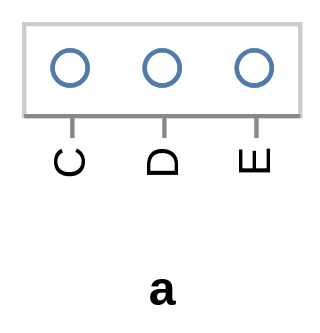

Describe this chart as a Vega-Lite specification.
### Vega specification from a JSON file in a GitHub repository (floating-point values rounded to 4 significant figures)
{"$schema": "https://vega.github.io/schema/vega/v3.0.json", "autosize": "pad", "padding": 5, "encode": {"update": {"stroke": {"value": "#ccc"}, "fill": {"value": "transparent"}}}, "data": [{"name": "source_0", "values": [{"a": "C", "b": 2}, {"a": "C", "b": 7}, {"a": "C", "b": 4}, {"a": "D", "b": 1}, {"a": "D", "b": 2}, {"a": "D", "b": 6}, {"a": "E", "b": 8}, {"a": "E", "b": 4}, {"a": "E", "b": 7}]}], "signals": [{"name": "x_step", "value": 21}, {"name": "width", "update": "bandspace(domain('x').length, 1, 0.5) * x_step"}, {"name": "height", "update": "21"}], "marks": [{"name": "marks", "type": "symbol", "role": "point", "from": {"data": "source_0"}, "encode": {"update": {"x": {"scale": "x", "field": "a"}, "y": {"value": 10.5}, "stroke": {"value": "#4c78a8"}, "fill": {"value": "transparent"}, "opacity": {"value": 0.7}}}}], "scales": [{"name": "x", "type": "point", "domain": {"data": "source_0", "field": "a", "sort": true}, "range": {"step": {"signal": "x_step"}}, "round": true, "padding": 0.5}], "axes": [{"scale": "x", "orient": "bottom", "title": "a", "zindex": 1, "encode": {"labels": {"update": {"angle": {"value": 270}, "align": {"value": "right"}, "baseline": {"value": "middle"}}}}}], "config": {"axis": {"minExtent": 30}}}
